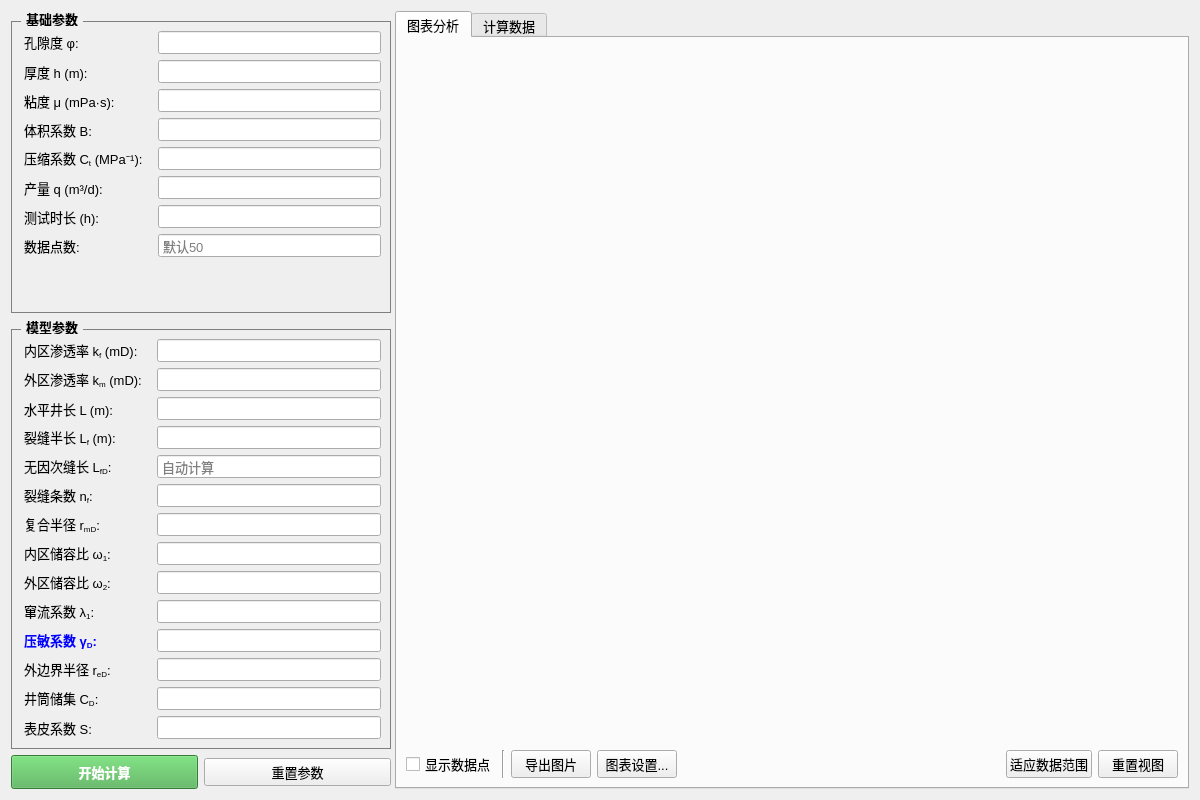
<?xml version="1.0" encoding="UTF-8"?>
<ui version="4.0">
 <class>ModelWidget01_06</class>
 <widget class="QWidget" name="ModelWidget01_06">
  <property name="geometry">
   <rect>
    <x>0</x>
    <y>0</y>
    <width>1200</width>
    <height>800</height>
   </rect>
  </property>
  <property name="windowTitle">
   <string>压裂水平井复合模型 (01-06)</string>
  </property>
  <property name="styleSheet">
   <string notr="true">
/* 全局样式 */
QWidget {
    color: black;
    font-family: &quot;Microsoft YaHei&quot;;
    font-size: 10pt;
}

/* 分割条样式：无色透明 */
QSplitter::handle {
    background-color: transparent;
}

QGroupBox {
    font-weight: bold;
    border: 1px solid gray;
    margin-top: 10px;
}
QGroupBox::title {
    subcontrol-origin: margin;
    left: 10px;
    padding: 0 3px;
}
QLineEdit { padding: 2px; }
QLabel { padding-right: 5px; }
   </string>
  </property>
  <layout class="QHBoxLayout" name="horizontalLayout">
   <item>
    <widget class="QSplitter" name="splitter">
     <property name="orientation">
      <enum>Qt::Horizontal</enum>
     </property>
     <widget class="QWidget" name="leftPanel" native="true">
      <property name="maximumSize">
       <size>
        <width>380</width>
        <height>16777215</height>
       </size>
      </property>
      <layout class="QVBoxLayout" name="verticalLayout">
       <item>
        <widget class="QGroupBox" name="basicParamGroup">
         <property name="title">
          <string>基础参数</string>
         </property>
         <layout class="QFormLayout" name="formLayout_Base">
          <item row="0" column="0">
           <widget class="QLabel" name="label_phi">
            <property name="text">
             <string>&lt;html&gt;&lt;head/&gt;&lt;body&gt;&lt;p&gt;孔隙度 φ:&lt;/p&gt;&lt;/body&gt;&lt;/html&gt;</string>
            </property>
           </widget>
          </item>
          <item row="0" column="1">
           <widget class="QLineEdit" name="phiEdit"/>
          </item>
          <item row="1" column="0">
           <widget class="QLabel" name="label_h">
            <property name="text">
             <string>厚度 h (m):</string>
            </property>
           </widget>
          </item>
          <item row="1" column="1">
           <widget class="QLineEdit" name="hEdit"/>
          </item>
          <item row="2" column="0">
           <widget class="QLabel" name="label_mu">
            <property name="text">
             <string>粘度 μ (mPa·s):</string>
            </property>
           </widget>
          </item>
          <item row="2" column="1">
           <widget class="QLineEdit" name="muEdit"/>
          </item>
          <item row="3" column="0">
           <widget class="QLabel" name="label_B">
            <property name="text">
             <string>体积系数 B:</string>
            </property>
           </widget>
          </item>
          <item row="3" column="1">
           <widget class="QLineEdit" name="BEdit"/>
          </item>
          <item row="4" column="0">
           <widget class="QLabel" name="label_Ct">
            <property name="text">
             <string>&lt;html&gt;&lt;head/&gt;&lt;body&gt;&lt;p&gt;压缩系数 C&lt;sub&gt;t&lt;/sub&gt; (MPa⁻¹):&lt;/p&gt;&lt;/body&gt;&lt;/html&gt;</string>
            </property>
           </widget>
          </item>
          <item row="4" column="1">
           <widget class="QLineEdit" name="CtEdit"/>
          </item>
          <item row="5" column="0">
           <widget class="QLabel" name="label_q">
            <property name="text">
             <string>产量 q (m³/d):</string>
            </property>
           </widget>
          </item>
          <item row="5" column="1">
           <widget class="QLineEdit" name="qEdit"/>
          </item>
          <item row="6" column="0">
           <widget class="QLabel" name="label_t">
            <property name="text">
             <string>测试时长 (h):</string>
            </property>
           </widget>
          </item>
          <item row="6" column="1">
           <widget class="QLineEdit" name="tEdit"/>
          </item>
          <item row="7" column="0">
           <widget class="QLabel" name="label_points">
            <property name="text">
             <string>数据点数:</string>
            </property>
           </widget>
          </item>
          <item row="7" column="1">
           <widget class="QLineEdit" name="pointsEdit">
            <property name="placeholderText">
             <string>默认50</string>
            </property>
           </widget>
          </item>
         </layout>
        </widget>
       </item>
       <item>
        <widget class="QGroupBox" name="modelParamGroup">
         <property name="title">
          <string>模型参数</string>
         </property>
         <layout class="QFormLayout" name="formLayout_Model">
          <item row="0" column="0">
           <widget class="QLabel" name="label_kf">
            <property name="text">
             <string>&lt;html&gt;&lt;head/&gt;&lt;body&gt;&lt;p&gt;内区渗透率 k&lt;sub&gt;f&lt;/sub&gt; (mD):&lt;/p&gt;&lt;/body&gt;&lt;/html&gt;</string>
            </property>
           </widget>
          </item>
          <item row="0" column="1">
           <widget class="QLineEdit" name="kfEdit"/>
          </item>
          <item row="1" column="0">
           <widget class="QLabel" name="label_km">
            <property name="text">
             <string>&lt;html&gt;&lt;head/&gt;&lt;body&gt;&lt;p&gt;外区渗透率 k&lt;sub&gt;m&lt;/sub&gt; (mD):&lt;/p&gt;&lt;/body&gt;&lt;/html&gt;</string>
            </property>
           </widget>
          </item>
          <item row="1" column="1">
           <widget class="QLineEdit" name="kmEdit"/>
          </item>
          <item row="2" column="0">
           <widget class="QLabel" name="label_L">
            <property name="text">
             <string>水平井长 L (m):</string>
            </property>
           </widget>
          </item>
          <item row="2" column="1">
           <widget class="QLineEdit" name="LEdit"/>
          </item>
          <item row="3" column="0">
           <widget class="QLabel" name="label_Lf">
            <property name="text">
             <string>&lt;html&gt;&lt;head/&gt;&lt;body&gt;&lt;p&gt;裂缝半长 L&lt;sub&gt;f&lt;/sub&gt; (m):&lt;/p&gt;&lt;/body&gt;&lt;/html&gt;</string>
            </property>
           </widget>
          </item>
          <item row="3" column="1">
           <widget class="QLineEdit" name="LfEdit"/>
          </item>
          <item row="4" column="0">
           <widget class="QLabel" name="label_LfD">
            <property name="text">
             <string>&lt;html&gt;&lt;head/&gt;&lt;body&gt;&lt;p&gt;无因次缝长 L&lt;sub&gt;fD&lt;/sub&gt;:&lt;/p&gt;&lt;/body&gt;&lt;/html&gt;</string>
            </property>
           </widget>
          </item>
          <item row="4" column="1">
           <widget class="QLineEdit" name="LfDEdit">
            <property name="readOnly">
             <bool>true</bool>
            </property>
            <property name="placeholderText">
             <string>自动计算</string>
            </property>
           </widget>
          </item>
          <item row="5" column="0">
           <widget class="QLabel" name="label_nf">
            <property name="text">
             <string>&lt;html&gt;&lt;head/&gt;&lt;body&gt;&lt;p&gt;裂缝条数 n&lt;sub&gt;f&lt;/sub&gt;:&lt;/p&gt;&lt;/body&gt;&lt;/html&gt;</string>
            </property>
           </widget>
          </item>
          <item row="5" column="1">
           <widget class="QLineEdit" name="nfEdit"/>
          </item>
          <item row="6" column="0">
           <widget class="QLabel" name="label_rmD">
            <property name="text">
             <string>&lt;html&gt;&lt;head/&gt;&lt;body&gt;&lt;p&gt;复合半径 r&lt;sub&gt;mD&lt;/sub&gt;:&lt;/p&gt;&lt;/body&gt;&lt;/html&gt;</string>
            </property>
           </widget>
          </item>
          <item row="6" column="1">
           <widget class="QLineEdit" name="rmDEdit"/>
          </item>
          <item row="7" column="0">
           <widget class="QLabel" name="label_omga1">
            <property name="text">
             <string>&lt;html&gt;&lt;head/&gt;&lt;body&gt;&lt;p&gt;内区储容比 ω&lt;sub&gt;1&lt;/sub&gt;:&lt;/p&gt;&lt;/body&gt;&lt;/html&gt;</string>
            </property>
           </widget>
          </item>
          <item row="7" column="1">
           <widget class="QLineEdit" name="omga1Edit"/>
          </item>
          <item row="8" column="0">
           <widget class="QLabel" name="label_omga2">
            <property name="text">
             <string>&lt;html&gt;&lt;head/&gt;&lt;body&gt;&lt;p&gt;外区储容比 ω&lt;sub&gt;2&lt;/sub&gt;:&lt;/p&gt;&lt;/body&gt;&lt;/html&gt;</string>
            </property>
           </widget>
          </item>
          <item row="8" column="1">
           <widget class="QLineEdit" name="omga2Edit"/>
          </item>
          <item row="9" column="0">
           <widget class="QLabel" name="label_remda1">
            <property name="text">
             <string>&lt;html&gt;&lt;head/&gt;&lt;body&gt;&lt;p&gt;窜流系数 λ&lt;sub&gt;1&lt;/sub&gt;:&lt;/p&gt;&lt;/body&gt;&lt;/html&gt;</string>
            </property>
           </widget>
          </item>
          <item row="9" column="1">
           <widget class="QLineEdit" name="remda1Edit"/>
          </item>
          <item row="10" column="0">
           <widget class="QLabel" name="label_gamaD">
            <property name="styleSheet">
             <string notr="true">color: blue; font-weight: bold;</string>
            </property>
            <property name="text">
             <string>&lt;html&gt;&lt;head/&gt;&lt;body&gt;&lt;p&gt;压敏系数 γ&lt;sub&gt;D&lt;/sub&gt;:&lt;/p&gt;&lt;/body&gt;&lt;/html&gt;</string>
            </property>
            <property name="toolTip">
             <string>渗透率模量</string>
            </property>
           </widget>
          </item>
          <item row="10" column="1">
           <widget class="QLineEdit" name="gamaDEdit"/>
          </item>
          <item row="11" column="0">
           <widget class="QLabel" name="label_reD">
            <property name="text">
             <string>&lt;html&gt;&lt;head/&gt;&lt;body&gt;&lt;p&gt;外边界半径 r&lt;sub&gt;eD&lt;/sub&gt;:&lt;/p&gt;&lt;/body&gt;&lt;/html&gt;</string>
            </property>
           </widget>
          </item>
          <item row="11" column="1">
           <widget class="QLineEdit" name="reDEdit"/>
          </item>
          <item row="12" column="0">
           <widget class="QLabel" name="label_cD">
            <property name="text">
             <string>&lt;html&gt;&lt;head/&gt;&lt;body&gt;&lt;p&gt;井筒储集 C&lt;sub&gt;D&lt;/sub&gt;:&lt;/p&gt;&lt;/body&gt;&lt;/html&gt;</string>
            </property>
           </widget>
          </item>
          <item row="12" column="1">
           <widget class="QLineEdit" name="cDEdit"/>
          </item>
          <item row="13" column="0">
           <widget class="QLabel" name="label_s">
            <property name="text">
             <string>表皮系数 S:</string>
            </property>
           </widget>
          </item>
          <item row="13" column="1">
           <widget class="QLineEdit" name="sEdit"/>
          </item>
         </layout>
        </widget>
       </item>
       <item>
        <layout class="QHBoxLayout" name="horizontalLayout_Btns">
         <item>
          <widget class="QPushButton" name="calculateButton">
           <property name="styleSheet">
            <string notr="true">background-color: #4CAF50; color: white; font-weight: bold; padding: 6px;</string>
           </property>
           <property name="text">
            <string>开始计算</string>
           </property>
          </widget>
         </item>
         <item>
          <widget class="QPushButton" name="resetButton">
           <property name="text">
            <string>重置参数</string>
           </property>
          </widget>
         </item>
        </layout>
       </item>
      </layout>
     </widget>
     <widget class="QWidget" name="rightPanel" native="true">
      <layout class="QVBoxLayout" name="rightLayout">
       <item>
        <widget class="QTabWidget" name="tabWidget_Right">
         <property name="currentIndex">
          <number>0</number>
         </property>
         <widget class="QWidget" name="tab_Chart">
          <attribute name="title">
           <string>图表分析</string>
          </attribute>
          <layout class="QVBoxLayout" name="verticalLayout_ChartTab">
           <item>
            <widget class="QWidget" name="chartContainer" native="true">
             <property name="sizePolicy">
              <sizepolicy hsizetype="Expanding" vsizetype="Expanding">
               <horstretch>0</horstretch>
               <verstretch>0</verstretch>
              </sizepolicy>
             </property>
            </widget>
           </item>
           <item>
            <layout class="QHBoxLayout" name="horizontalLayout_ChartTools">
             <item>
              <widget class="QCheckBox" name="checkShowPoints">
               <property name="text">
                <string>显示数据点</string>
               </property>
              </widget>
             </item>
             <item>
              <widget class="Line" name="line">
               <property name="orientation">
                <enum>Qt::Vertical</enum>
               </property>
              </widget>
             </item>
             <item>
              <widget class="QPushButton" name="btnExportImage">
               <property name="text">
                <string>导出图片</string>
               </property>
              </widget>
             </item>
             <item>
              <widget class="QPushButton" name="chartSettingsButton">
               <property name="text">
                <string>图表设置...</string>
               </property>
              </widget>
             </item>
             <item>
              <spacer name="horizontalSpacer">
               <property name="orientation">
                <enum>Qt::Horizontal</enum>
               </property>
               <property name="sizeHint" stdset="0">
                <size>
                 <width>40</width>
                 <height>20</height>
                </size>
               </property>
              </spacer>
             </item>
             <item>
              <widget class="QPushButton" name="fitToDataButton">
               <property name="text">
                <string>适应数据范围</string>
               </property>
              </widget>
             </item>
             <item>
              <widget class="QPushButton" name="resetViewButton">
               <property name="text">
                <string>重置视图</string>
               </property>
              </widget>
             </item>
            </layout>
           </item>
          </layout>
         </widget>
         <widget class="QWidget" name="tab_Data">
          <attribute name="title">
           <string>计算数据</string>
          </attribute>
          <layout class="QVBoxLayout" name="verticalLayout_DataTab">
           <item>
            <widget class="QTextEdit" name="resultTextEdit">
             <property name="readOnly">
              <bool>true</bool>
             </property>
            </widget>
           </item>
           <item>
            <widget class="QPushButton" name="btnExportData">
             <property name="text">
              <string>导出数据 (.csv)</string>
             </property>
            </widget>
           </item>
          </layout>
         </widget>
        </widget>
       </item>
      </layout>
     </widget>
    </widget>
   </item>
  </layout>
 </widget>
 <resources/>
 <connections/>
</ui>
